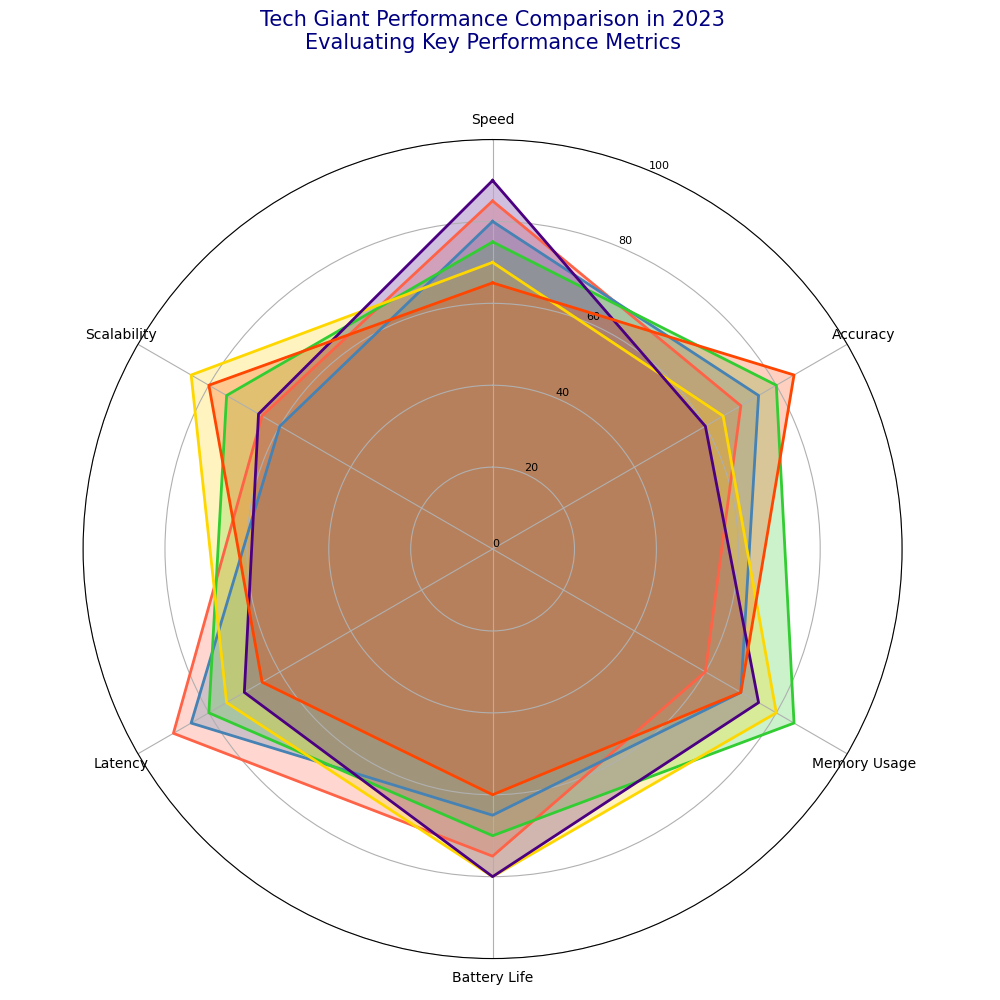

The script that drew this image:
import numpy as np
import matplotlib.pyplot as plt

aspects = ['Speed', 'Accuracy', 'Memory Usage', 'Battery Life', 'Latency', 'Scalability']
num_aspects = len(aspects)

companyA_scores = [85, 70, 60, 75, 90, 65]
companyB_scores = [80, 75, 70, 65, 85, 60]
companyC_scores = [75, 80, 85, 70, 80, 75]
companyD_scores = [70, 65, 80, 80, 75, 85]
companyE_scores = [90, 60, 75, 80, 70, 66]
companyF_scores = [65, 85, 70, 60, 65, 80]

data = [companyA_scores, companyB_scores, companyC_scores, companyD_scores, companyE_scores, companyF_scores]

colors = ['#FF6347', '#4682B4', '#32CD32', '#FFD700', '#4B0082', '#FF4500']

angles = np.linspace(0, 2 * np.pi, num_aspects, endpoint=False).tolist()
angles += angles[:1]

fig, ax = plt.subplots(figsize=(10, 10), subplot_kw=dict(polar=True))

for scores, color in zip(data, colors):
    scores += scores[:1]
    ax.fill(angles, scores, color=color, alpha=0.25)
    ax.plot(angles, scores, linewidth=2, linestyle='solid', color=color)

ax.set_theta_offset(np.pi / 2)
ax.set_theta_direction(-1)

ax.set_xticks(angles[:-1])
ax.set_xticklabels(aspects, fontsize=10)

ax.set_ylim(0, 100)
ax.set_yticks(range(0, 101, 20))
ax.set_yticklabels(map(str, range(0, 101, 20)), fontsize=8)

plt.title('Tech Giant Performance Comparison in 2023\nEvaluating Key Performance Metrics', size=15, color='navy', y=1.1, ha='center')

plt.tight_layout()
plt.show()
